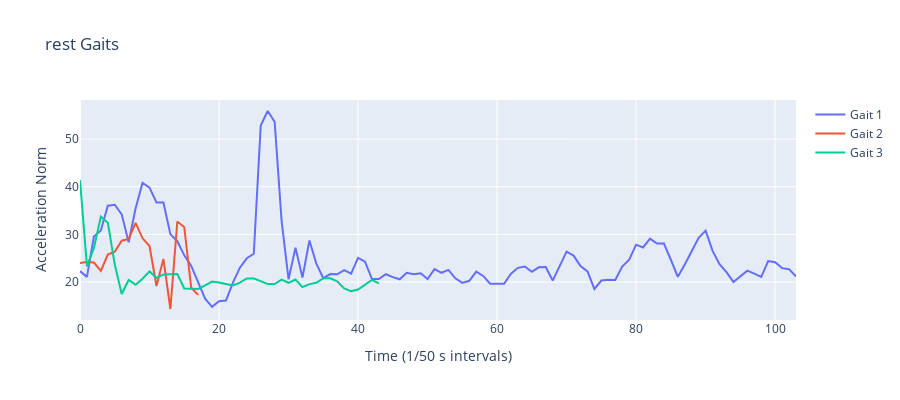
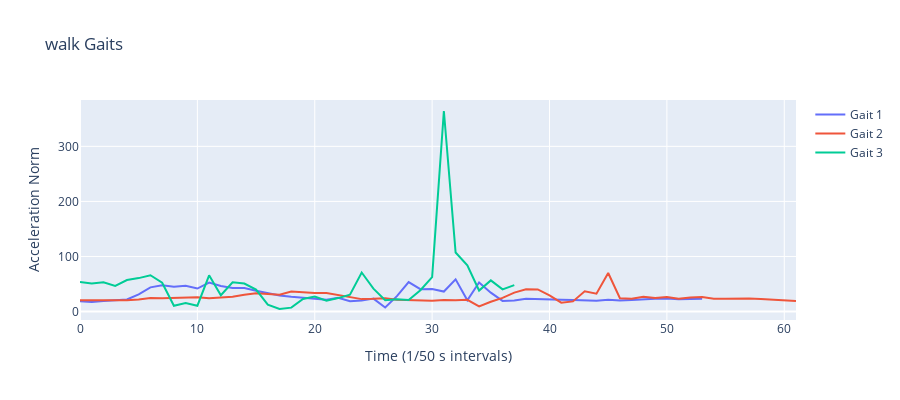

Notebook code for these charts, in order:
### Code cell
for i in range(len(combined_plots)):
    combined_plots[i].show()
